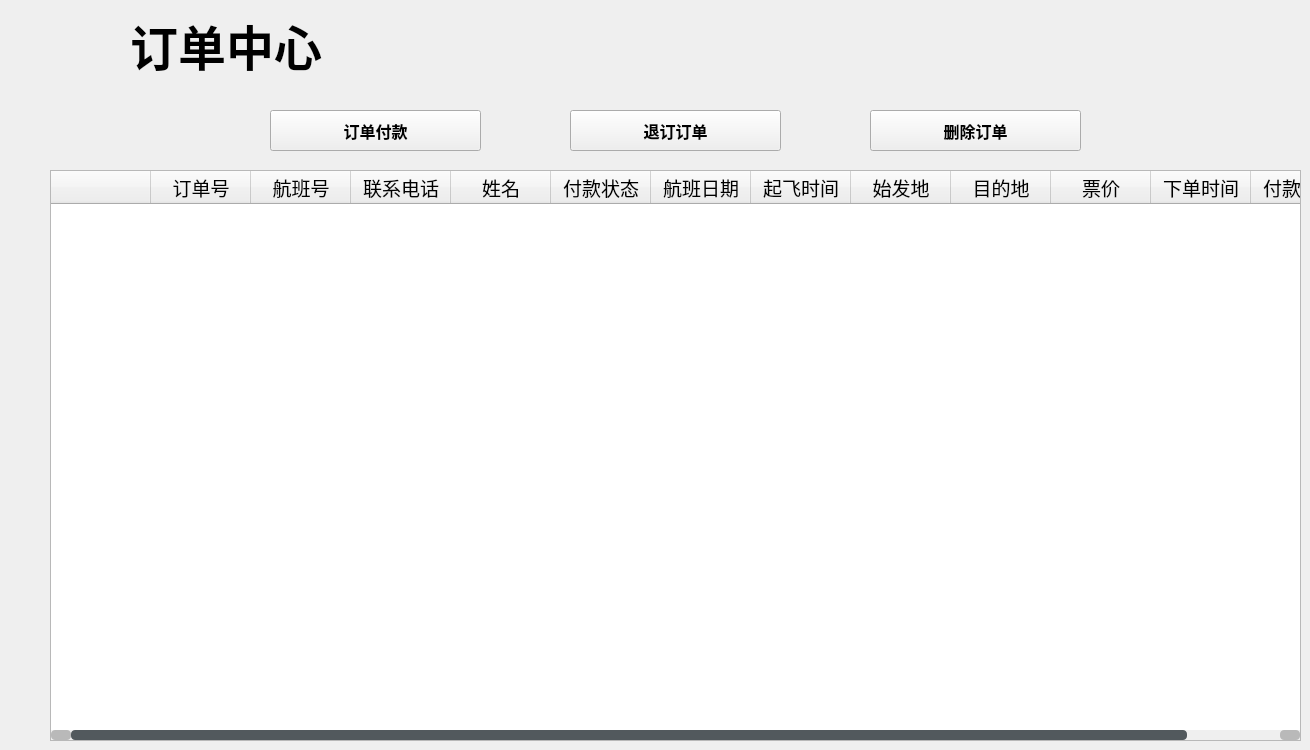
    <widget class="QWidget" name="orderCenterPage">
     <widget class="QTableWidget" name="orderCenterTableWidget">
      <property name="geometry">
       <rect>
        <x>50</x>
        <y>170</y>
        <width>1251</width>
        <height>571</height>
       </rect>
      </property>
      <property name="sizePolicy">
       <sizepolicy hsizetype="Preferred" vsizetype="Preferred">
        <horstretch>0</horstretch>
        <verstretch>0</verstretch>
       </sizepolicy>
      </property>
      <property name="font">
       <font>
        <family>Alibaba PuHuiTi 3.0</family>
        <pointsize>14</pointsize>
       </font>
      </property>
      <property name="styleSheet">
       <string notr="true">/*
 * MacOS Style Sheet for QT Applications
 * Author: Jaime A. Quiroga P.
 * Company: GTRONICK
 * Last updated: 25/12/2020, 23:10.
 * Available at: https://github.com/GTRONICK/QSS/blob/master/MacOS.qss
 */
QMainWindow {
    background-color:#ececec;
}
QPushButton, QToolButton, QCommandLinkButton{
    padding: 0 5px 0 5px;
    border-style: solid;
    border-top-color: qlineargradient(spread:pad, x1:0, y1:0, x2:0, y2:1, stop:0 #c1c9cf, stop:1 #d2d8dd);
    border-right-color: qlineargradient(spread:pad, x1:1, y1:0, x2:0, y2:0, stop:0 #c1c9cf, stop:1 #d2d8dd);
    border-bottom-color: qlineargradient(spread:pad, x1:0, y1:1, x2:0, y2:0, stop:0 #c1c9cf, stop:1 #d2d8dd);
    border-left-color: qlineargradient(spread:pad, x1:0, y1:0, x2:1, y2:0, stop:0 #c1c9cf, stop:1 #d2d8dd);
    border-width: 2px;
    border-radius: 8px;
    color: #616161;
    font-weight: bold;
    background-color: qlineargradient(spread:pad, x1:0.5, y1:0, x2:0.5, y2:1, stop:0 #fbfdfd, stop:0.5 #ffffff, stop:1 #fbfdfd);
}
QPushButton::default, QToolButton::default, QCommandLinkButton::default{
    border: 2px solid transparent;
    color: #FFFFFF;
    background-color: qlineargradient(spread:pad, x1:0.5, y1:0, x2:0.5, y2:1, stop:0 #84afe5, stop:1 #1168e4);
}
QPushButton:hover, QToolButton:hover, QCommandLinkButton:hover{
    color: #3d3d3d;
}
QPushButton:pressed, QToolButton:pressed, QCommandLinkButton:pressed{
    color: #aeaeae;
    background-color: qlineargradient(spread:pad, x1:0.5, y1:0, x2:0.5, y2:1, stop:0 #ffffff, stop:0.5 #fbfdfd, stop:1 #ffffff);
}
QPushButton:disabled, QToolButton:disabled, QCommandLinkButton:disabled{
    color: #616161;
    background-color: qlineargradient(spread:pad, x1:0.5, y1:0, x2:0.5, y2:1, stop:0 #dce7eb, stop:0.5 #e0e8eb, stop:1 #dee7ec);
}
QLineEdit, QTextEdit, QPlainTextEdit, QSpinBox, QDoubleSpinBox, QTimeEdit, QDateEdit, QDateTimeEdit {
    border-width: 2px;
    border-radius: 8px;
    border-style: solid;
    border-top-color: qlineargradient(spread:pad, x1:0.5, y1:1, x2:0.5, y2:0, stop:0 #c1c9cf, stop:1 #d2d8dd);
    border-right-color: qlineargradient(spread:pad, x1:0, y1:0, x2:1, y2:0, stop:0 #c1c9cf, stop:1 #d2d8dd);
    border-bottom-color: qlineargradient(spread:pad, x1:0.5, y1:0, x2:0.5, y2:1, stop:0 #c1c9cf, stop:1 #d2d8dd);
    border-left-color: qlineargradient(spread:pad, x1:1, y1:0, x2:0, y2:0, stop:0 #c1c9cf, stop:1 #d2d8dd);
    background-color: #f4f4f4;
    color: #3d3d3d;
}
QLineEdit:focus, QTextEdit:focus, QPlainTextEdit:focus, QSpinBox:focus, QDoubleSpinBox:focus, QTimeEdit:focus, QDateEdit:focus, QDateTimeEdit:focus {
    border-width: 2px;
    border-radius: 8px;
    border-style: solid;
    border-top-color: qlineargradient(spread:pad, x1:0.5, y1:1, x2:0.5, y2:0, stop:0 #85b7e3, stop:1 #9ec1db);
    border-right-color: qlineargradient(spread:pad, x1:0, y1:0, x2:1, y2:0, stop:0 #85b7e3, stop:1 #9ec1db);
    border-bottom-color: qlineargradient(spread:pad, x1:0.5, y1:0, x2:0.5, y2:1, stop:0 #85b7e3, stop:1 #9ec1db);
    border-left-color: qlineargradient(spread:pad, x1:1, y1:0, x2:0, y2:0, stop:0 #85b7e3, stop:1 #9ec1db);
    background-color: #f4f4f4;
    color: #3d3d3d;
}
QLineEdit:disabled, QTextEdit:disabled, QPlainTextEdit:disabled, QSpinBox:disabled, QDoubleSpinBox:disabled, QTimeEdit:disabled, QDateEdit:disabled, QDateTimeEdit:disabled {
    color: #b9b9b9;
}
QSpinBox::up-button, QDoubleSpinBox::up-button, QTimeEdit::up-button, QDateEdit::up-button, QDateTimeEdit::up-button {
    subcontrol-origin: padding;
    subcontrol-position: top right;
    width: 15px;
    color: #272727;
    border-left-width: 1px;
    border-left-color: darkgray;
    border-left-style: solid;
    border-top-right-radius: 3px;
    padding: 3px;
}
QSpinBox::down-button, QDoubleSpinBox::down-button, QTimeEdit::down-button, QDateEdit::down-button, QDateTimeEdit::down-button {
    subcontrol-origin: padding;
    subcontrol-position: bottom right;
    width: 15px;
    color: #272727;
    border-left-width: 1px;
    border-left-color: darkgray;
    border-left-style: solid;
    border-bottom-right-radius: 3px;
    padding: 3px;
}
QSpinBox::up-button:pressed, QDoubleSpinBox::up-button:pressed, QTimeEdit::up-button:pressed, QDateEdit::up-button:pressed, QDateTimeEdit::up-button:pressed {
    color: #aeaeae;
    background-color: qlineargradient(spread:pad, x1:0.5, y1:0, x2:0.5, y2:1, stop:0 #ffffff, stop:0.5 #fbfdfd, stop:1 #ffffff);
}
QSpinBox::down-button:pressed, QDoubleSpinBox::down-button:pressed, QTimeEdit::down-button:pressed, QDateEdit::down-button:pressed, QDateTimeEdit::down-button:pressed {
    color: #aeaeae;
    background-color: qlineargradient(spread:pad, x1:0.5, y1:0, x2:0.5, y2:1, stop:0 #ffffff, stop:0.5 #fbfdfd, stop:1 #ffffff);
}
QSpinBox::up-button:hover, QDoubleSpinBox::up-button:hover, QTimeEdit::up-button:hover, QDateEdit::up-button:hover, QDateTimeEdit::up-button:hover {
    color: #FFFFFF;
    border-top-right-radius: 5px;
    background-color: qlineargradient(spread:pad, x1:0.5, y1:0, x2:0.5, y2:1, stop:0 #84afe5, stop:1 #1168e4);
    
}
QSpinBox::down-button:hover, QDoubleSpinBox::down-button:hover, QTimeEdit::down-button:hover, QDateEdit::down-button:hover, QDateTimeEdit::down-button:hover {
    color: #FFFFFF;
    border-bottom-right-radius: 5px;
    background-color: qlineargradient(spread:pad, x1:0.5, y1:0, x2:0.5, y2:1, stop:0 #84afe5, stop:1 #1168e4);
}
QSpinBox::up-arrow, QDoubleSpinBox::up-arrow, QTimeEdit::up-arrow, QDateEdit::up-arrow, QDateTimeEdit::up-arrow {
    image: url(/usr/share/icons/Adwaita/16x16/actions/go-up-symbolic.symbolic.png);
}
QSpinBox::down-arrow, QDoubleSpinBox::down-arrow, QTimeEdit::down-arrow, QDateEdit::down-arrow, QDateTimeEdit::down-arrow {
    image: url(/usr/share/icons/Adwaita/16x16/actions/go-down-symbolic.symbolic.png);
}
QProgressBar {
    max-height: 8px;
    text-align: center;
    font: italic bold 11px;
    color: #3d3d3d;
    border: 1px solid transparent;
    border-radius:4px;
    background-color: qlineargradient(spread:pad, x1:0, y1:0, x2:0, y2:1, stop:0 #ddd5d5, stop:0.5 #dad3d3, stop:1 #ddd5d5);
}
QProgressBar::chunk {
    background-color: qlineargradient(spread:pad, x1:0, y1:0, x2:0, y2:1, stop:0 #467dd1, stop:0.5 #3b88fc, stop:1 #467dd1);
    border-radius: 4px;
}
QProgressBar:disabled {
    color: #616161;
}
QProgressBar::chunk:disabled {
    background-color: #aeaeae;
}
QSlider::groove {
    border: 1px solid #bbbbbb;
    background-color: #52595d;
    border-radius: 4px;
}
QSlider::groove:horizontal {
    height: 6px;
}
QSlider::groove:vertical {
    width: 6px;
}
QSlider::handle:horizontal {
    background: #ffffff;
    border-style: solid;
    border-width: 1px;
    border-color: rgb(207,207,207);
    width: 12px;
    margin: -5px 0;
    border-radius: 7px;
}
QSlider::handle:vertical {
    background: #ffffff;
    border-style: solid;
    border-width: 1px;
    border-color: rgb(207,207,207);
    height: 12px;
    margin: 0 -5px;
    border-radius: 7px;
}
QSlider::add-page, QSlider::sub-page {
    border: 1px transparent;
    background-color: #52595d;
    border-radius: 4px;
}
QSlider::add-page:horizontal {
    background: qlineargradient(spread:pad, x1:0, y1:0, x2:0, y2:1, stop:0 #ddd5d5, stop:0.5 #dad3d3, stop:1 #ddd5d5);
}
QSlider::sub-page:horizontal {
    background-color: qlineargradient(spread:pad, x1:0, y1:0, x2:1, y2:0, stop:0 #467dd1, stop:0.5 #3b88fc, stop:1 #467dd1);
}
QSlider::add-page:vertical {
    background-color: qlineargradient(spread:pad, x1:0, y1:0, x2:0, y2:1, stop:0 #467dd1, stop:0.5 #3b88fc, stop:1 #467dd1);
}
QSlider::sub-page:vertical {
    background: qlineargradient(spread:pad, x1:0, y1:0, x2:1, y2:0, stop:0 #ddd5d5, stop:0.5 #dad3d3, stop:1 #ddd5d5);
}
QSlider::add-page:horizontal:disabled, QSlider::sub-page:horizontal:disabled, QSlider::add-page:vertical:disabled, QSlider::sub-page:vertical:disabled {
    background: #b9b9b9;
}
QComboBox, QFontComboBox {
    border-width: 2px;
    border-radius: 8px;
    border-style: solid;
    border-top-color: qlineargradient(spread:pad, x1:0.5, y1:1, x2:0.5, y2:0, stop:0 #c1c9cf, stop:1 #d2d8dd);
    border-right-color: qlineargradient(spread:pad, x1:0, y1:0, x2:1, y2:0, stop:0 #c1c9cf, stop:1 #d2d8dd);
    border-bottom-color: qlineargradient(spread:pad, x1:0.5, y1:0, x2:0.5, y2:1, stop:0 #c1c9cf, stop:1 #d2d8dd);
    border-left-color: qlineargradient(spread:pad, x1:1, y1:0, x2:0, y2:0, stop:0 #c1c9cf, stop:1 #d2d8dd);
    background-color: #f4f4f4;
    color: #272727;
    padding-left: 5px;
}
QComboBox:editable, QComboBox:!editable, QComboBox::drop-down:editable, QComboBox:!editable:on, QComboBox::drop-down:editable:on {
    background: #ffffff;
}
QComboBox::drop-down {
    subcontrol-origin: padding;
    subcontrol-position: top right;
    width: 15px;
    color: #272727;
    border-left-width: 1px;
    border-left-color: darkgray;
    border-left-style: solid;
    border-top-right-radius: 3px;
    border-bottom-right-radius: 3px;
}
QComboBox::down-arrow {
    image: url(/usr/share/icons/Adwaita/16x16/actions/go-down-symbolic.symbolic.png); /*Adawaita icon thene*/
}

QComboBox::down-arrow:on {
    top: 1px;
    left: 1px;
}
QComboBox QAbstractItemView {
    border: 1px solid darkgray;
    border-radius: 8px;
    selection-background-color: #dadada;
    selection-color: #272727;
    color: #272727;
    background: white;
}
QLabel, QCheckBox, QRadioButton {
    color: #272727;
}
QCheckBox {
    padding: 2px;
}
QCheckBox:disabled, QRadioButton:disabled {
    color: #808086;
    padding: 2px;
}

QCheckBox:hover {
    border-radius:4px;
    border-style:solid;
    padding-left: 1px;
    padding-right: 1px;
    padding-bottom: 1px;
    padding-top: 1px;
    border-width:1px;
    border-color: transparent;
}
QCheckBox::indicator:checked {
    image: url(/usr/share/icons/Adwaita/16x16/actions/object-select-symbolic.symbolic.png);
    height: 15px;
    width: 15px;
    border-style:solid;
    border-width: 1px;
    border-color: #48a5fd;
    color: #ffffff;
    border-radius: 3px;
    background-color: qlineargradient(spread:pad, x1:0, y1:0, x2:0, y2:1, stop:0 #48a5fd, stop:0.5 #329cfb, stop:1 #48a5fd);
}
QCheckBox::indicator:unchecked {
    
    height: 15px;
    width: 15px;
    border-style:solid;
    border-width: 1px;
    border-color: #48a5fd;
    border-radius: 3px;
    background-color: #fbfdfa;
}
QLCDNumber {
    color: #616161;;
}
QMenuBar {
    background-color: #ececec;
}
QMenuBar::item {
    color: #616161;
    spacing: 3px;
    padding: 1px 4px;
    background-color: #ececec;
}

QMenuBar::item:selected {
    background-color: #dadada;
    color: #3d3d3d;
}
QMenu {
    background-color: #ececec;
}
QMenu::item:selected {
    background-color: #dadada;
    color: #3d3d3d;
}
QMenu::item {
    color: #616161;;
    background-color: #e0e0e0;
}
QTabWidget {
    color:rgb(0,0,0);
    background-color:#000000;
}
QTabWidget::pane {
    border-color: #050a0e;
    background-color: #e0e0e0;
    border-width: 1px;
    border-radius: 4px;
    position: absolute;
    top: -0.5em;
    padding-top: 0.5em;
}

QTabWidget::tab-bar {
    alignment: center;
}

QTabBar::tab {
    border-bottom: 1px solid #c0c0c0;
    padding: 3px;
    color: #272727;
    background-color: #fefefc;
    margin-left:0px;
}
QTabBar::tab:!last {
    border-right: 1px solid;
    border-right-color: #c0c0c0;
    border-bottom-color: #c0c0c0;
}
QTabBar::tab:first {
    border-top-left-radius: 4px;
    border-bottom-left-radius: 4px;
}
QTabBar::tab:last {
    border-top-right-radius: 4px;
    border-bottom-right-radius: 4px;
}
QTabBar::tab:selected, QTabBar::tab:last:selected, QTabBar::tab:hover {
    color: #FFFFFF;
    background-color: qlineargradient(spread:pad, x1:0.5, y1:0, x2:0.5, y2:1, stop:0 #84afe5, stop:1 #1168e4);
}
QRadioButton::indicator {
    height: 14px;
    width: 14px;
    border-style:solid;
    border-radius:7px;
    border-width: 1px;
}
QRadioButton::indicator:checked {
    border-color: #48a5fd;
    background-color: qradialgradient(cx:0.5, cy:0.5, radius:0.4,fx:0.5, fy:0.5, stop:0 #ffffff, stop:0.5 #ffffff, stop:0.6 #48a5fd, stop:1 #48a5fd);
}
QRadioButton::indicator:!checked {
    border-color: #a9b7c6;
    background-color: #fbfdfa;
}
QStatusBar {
    color:#027f7f;
}

QDial {
    background: #16a085;
}

QToolBox {
    color: #a9b7c6;
    background-color: #222b2e;
}
QToolBox::tab {
    color: #a9b7c6;
    background-color:#222b2e;
}
QToolBox::tab:selected {
    color: #FFFFFF;
    background-color:#222b2e;
}
QScrollArea {
    color: #FFFFFF;
    background-color:#222b2e;
}

QScrollBar:horizontal {
	max-height: 10px;
	border: 1px transparent grey;
	margin: 0px 20px 0px 20px;
	background: transparent;
}
QScrollBar:vertical {
	max-width: 10px;
	border: 1px transparent grey;
	margin: 20px 0px 20px 0px;
	background: transparent;
}
QScrollBar::handle:vertical, QScrollBar::handle:horizontal {
	background: #52595d;
	border-style: transparent;
	border-radius: 4px;
	min-height: 25px;
}
QScrollBar::handle:horizontal:hover, QScrollBar::handle:vertical:hover {
	background: qlineargradient(spread:pad, x1:0, y1:0, x2:1, y2:0, stop:0 #467dd1, stop:0.5 #3b88fc, stop:1 #467dd1);
}
QScrollBar::add-line, QScrollBar::sub-line {
    border: 2px transparent grey;
    border-radius: 4px;
    subcontrol-origin: margin;
    background: #b9b9b9;
}
QScrollBar::add-line:horizontal {
    width: 20px;
    subcontrol-position: right;
}
QScrollBar::add-line:vertical {
    height: 20px;
    subcontrol-position: bottom;
}
QScrollBar::sub-line:horizontal {
    width: 20px;
    subcontrol-position: left;
}
QScrollBar::sub-line:vertical {
    height: 20px;
    subcontrol-position: top;
}
QScrollBar::add-line:vertical:pressed, QScrollBar::add-line:horizontal:pressed, QScrollBar::sub-line:horizontal:pressed, QScrollBar::sub-line:vertical:pressed {
    background: qlineargradient(spread:pad, x1:0, y1:0, x2:1, y2:0, stop:0 #467dd1, stop:0.5 #3b88fc, stop:1 #467dd1);
}
QScrollBar::add-page:horizontal, QScrollBar::sub-page:horizontal, QScrollBar::add-page:vertical, QScrollBar::sub-page:vertical {
    background: none;
}
QScrollBar::up-arrow:vertical {
    image: url(/usr/share/icons/Adwaita/16x16/actions/go-up-symbolic.symbolic.png);
}
QScrollBar::down-arrow:vertical {
    image: url(/usr/share/icons/Adwaita/16x16/actions/go-down-symbolic.symbolic.png);
}
QScrollBar::left-arrow:horizontal {
    image: url(/usr/share/icons/Adwaita/16x16/actions/go-previous-symbolic.symbolic.png);
}
QScrollBar::right-arrow:horizontal {
    image: url(/usr/share/icons/Adwaita/16x16/actions/go-next-symbolic.symbolic.png);
}
</string>
      </property>
      <column>
       <property name="text">
        <string/>
       </property>
       <property name="font">
        <font>
         <family>Alibaba PuHuiTi 3.0</family>
         <pointsize>14</pointsize>
        </font>
       </property>
      </column>
      <column>
       <property name="text">
        <string>订单号</string>
       </property>
       <property name="font">
        <font>
         <family>Alibaba PuHuiTi 3.0</family>
         <pointsize>14</pointsize>
         <bold>false</bold>
        </font>
       </property>
      </column>
      <column>
       <property name="text">
        <string>航班号</string>
       </property>
       <property name="font">
        <font>
         <family>Alibaba PuHuiTi 3.0</family>
         <pointsize>14</pointsize>
        </font>
       </property>
      </column>
      <column>
       <property name="text">
        <string>联系电话</string>
       </property>
       <property name="font">
        <font>
         <family>Alibaba PuHuiTi 3.0</family>
         <pointsize>14</pointsize>
        </font>
       </property>
      </column>
      <column>
       <property name="text">
        <string>姓名</string>
       </property>
       <property name="font">
        <font>
         <family>Alibaba PuHuiTi 3.0</family>
         <pointsize>14</pointsize>
        </font>
       </property>
      </column>
      <column>
       <property name="text">
        <string>付款状态</string>
       </property>
       <property name="font">
        <font>
         <family>Alibaba PuHuiTi 3.0</family>
         <pointsize>14</pointsize>
        </font>
       </property>
      </column>
      <column>
       <property name="text">
        <string>航班日期</string>
       </property>
       <property name="font">
        <font>
         <family>Alibaba PuHuiTi 3.0</family>
         <pointsize>14</pointsize>
        </font>
       </property>
      </column>
      <column>
       <property name="text">
        <string>起飞时间</string>
       </property>
       <property name="font">
        <font>
         <family>Alibaba PuHuiTi 3.0</family>
         <pointsize>14</pointsize>
        </font>
       </property>
      </column>
      <column>
       <property name="text">
        <string>始发地</string>
       </property>
       <property name="font">
        <font>
         <family>Alibaba PuHuiTi 3.0</family>
         <pointsize>14</pointsize>
        </font>
       </property>
      </column>
      <column>
       <property name="text">
        <string>目的地</string>
       </property>
       <property name="font">
        <font>
         <family>Alibaba PuHuiTi 3.0</family>
         <pointsize>14</pointsize>
        </font>
       </property>
      </column>
      <column>
       <property name="text">
        <string>票价</string>
       </property>
       <property name="font">
        <font>
         <family>Alibaba PuHuiTi 3.0</family>
         <pointsize>14</pointsize>
        </font>
       </property>
      </column>
      <column>
       <property name="text">
        <string>下单时间</string>
       </property>
       <property name="font">
        <font>
         <family>Alibaba PuHuiTi 3.0</family>
         <pointsize>14</pointsize>
        </font>
       </property>
      </column>
      <column>
       <property name="text">
        <string>付款时间</string>
       </property>
       <property name="font">
        <font>
         <family>Alibaba PuHuiTi 3.0</family>
         <pointsize>14</pointsize>
        </font>
       </property>
      </column>
     </widget>
     <widget class="QLabel" name="orderCenterLabel">
      <property name="geometry">
       <rect>
        <x>130</x>
        <y>10</y>
        <width>241</width>
        <height>71</height>
       </rect>
      </property>
      <property name="font">
       <font>
        <family>Alibaba PuHuiTi 3.0</family>
        <pointsize>36</pointsize>
        <bold>true</bold>
       </font>
      </property>
      <property name="text">
       <string>订单中心</string>
      </property>
     </widget>
     <widget class="QPushButton" name="orderPaymentPushButton">
      <property name="geometry">
       <rect>
        <x>270</x>
        <y>110</y>
        <width>211</width>
        <height>41</height>
       </rect>
      </property>
      <property name="font">
       <font>
        <family>Alibaba PuHuiTi 3.0</family>
        <pointsize>12</pointsize>
        <bold>true</bold>
       </font>
      </property>
      <property name="text">
       <string>订单付款</string>
      </property>
     </widget>
     <widget class="QPushButton" name="cancelButtonPushButton">
      <property name="geometry">
       <rect>
        <x>570</x>
        <y>110</y>
        <width>211</width>
        <height>41</height>
       </rect>
      </property>
      <property name="font">
       <font>
        <family>Alibaba PuHuiTi 3.0</family>
        <pointsize>12</pointsize>
        <bold>true</bold>
       </font>
      </property>
      <property name="text">
       <string>退订订单</string>
      </property>
     </widget>
     <widget class="QPushButton" name="deleteOrderPushButton">
      <property name="geometry">
       <rect>
        <x>870</x>
        <y>110</y>
        <width>211</width>
        <height>41</height>
       </rect>
      </property>
      <property name="font">
       <font>
        <family>Alibaba PuHuiTi 3.0</family>
        <pointsize>12</pointsize>
        <bold>true</bold>
       </font>
      </property>
      <property name="text">
       <string>删除订单</string>
      </property>
     </widget>
    </widget>
